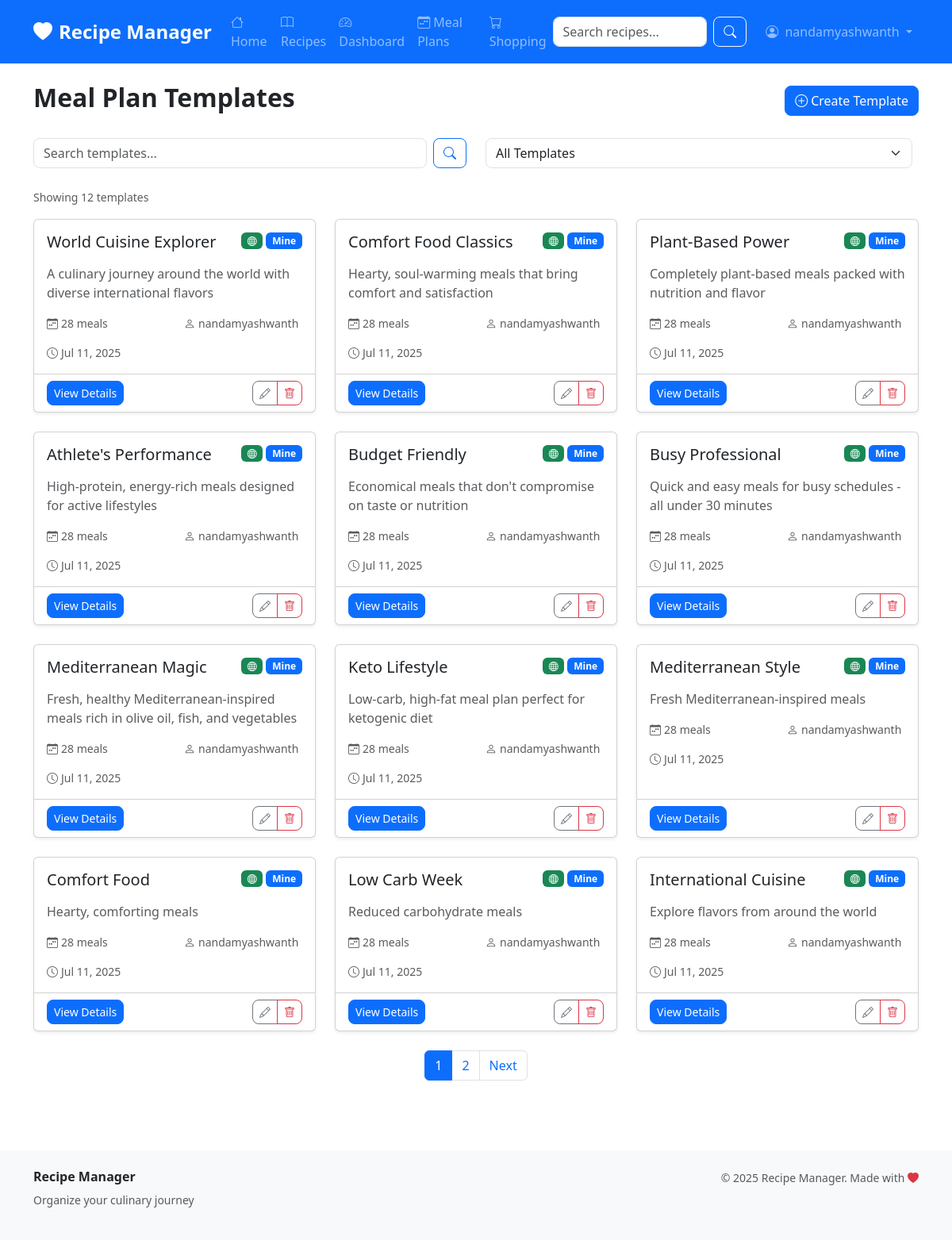
The page /meal-planning/templates/ (signed in) on the database its author committed.
### apps/users/models.py (models this page shows, shortened)
class User(AbstractUser):
    email = models.EmailField(unique=True)
    first_name = models.CharField(max_length=30)
    last_name = models.CharField(max_length=30)
    avatar = models.ImageField(upload_to='avatars/', blank=True, null=True)
    bio = models.TextField(max_length=500, blank=True)
    location = models.CharField(max_length=100, blank=True)
    birth_date = models.DateField(null=True, blank=True)
    dietary_preferences = models.CharField(max_length=200, blank=True)
    cooking_skill_level = models.CharField(
        max_length=20,
        choices=[
            ('beginner', 'Beginner'),
            ('intermediate', 'Intermediate'),
            ('advanced', 'Advanced'),
            ('expert', 'Expert'),
        ],
        default='beginner'
    )

### apps/meal_planning/models.py (models this page shows, shortened)
class MealPlanTemplate(models.Model):
    name = models.CharField(max_length=100)
    description = models.TextField(blank=True)
    user = models.ForeignKey(User, on_delete=models.CASCADE, related_name='meal_templates')
    is_public = models.BooleanField(default=False)
    created_at = models.DateTimeField(auto_now_add=True)
    class Meta:
        ordering = ['-created_at']

### apps/meal_planning/views.py (the view)
# urls.py: path('templates/', views.MealPlanTemplateListView.as_view(), name='templates'),
class MealPlanTemplateListView(LoginRequiredMixin, ListView):
    model = MealPlanTemplate
    template_name = 'meal_planning/template_list.html'
    context_object_name = 'templates'
    paginate_by = 12
    def get_queryset(self):
        queryset = MealPlanTemplate.objects.filter(
            Q(user=self.request.user) | Q(is_public=True)
        ).select_related('user').prefetch_related('items__recipe__category').annotate(
            meal_count=Count('items')
        ).order_by('-created_at')
        search_query = self.request.GET.get('search')
        if search_query:
            queryset = queryset.filter(
                Q(name__icontains=search_query) |
                Q(description__icontains=search_query)
            )
        category_filter = self.request.GET.get('category')
        if category_filter:
            if category_filter == 'mine':
                queryset = queryset.filter(user=self.request.user)
            elif category_filter == 'public':
                queryset = queryset.filter(is_public=True).exclude(user=self.request.user)
        return queryset
    def get_context_data(self, **kwargs):
        context = super().get_context_data(**kwargs)
        context['search_query'] = self.request.GET.get('search', '')
        context['category_filter'] = self.request.GET.get('category', '')
        return context

### templates/meal_planning/template_list.html (shortened to what this page needs)
{% extends 'base.html' %}
{% load static %}
{% block content %}
<div class="container">
    <div class="row">
        <div class="col-12">
            <div class="d-flex justify-content-between align-items-center mb-4">
                <h2 class="fw-bold">Meal Plan Templates</h2>
                <a href="{% url 'meal_planning:template_create' %}" class="btn btn-primary">
                    <i class="bi bi-plus-circle me-1"></i>Create Template
                </a>
            </div>
            <div class="row mb-4">
                <div class="col-md-6">
                    <form method="GET" class="d-flex">
                        <input type="text" name="search" class="form-control me-2"
                               placeholder="Search templates..." value="{{ search_query }}">
                        <button type="submit" class="btn btn-outline-primary">
                            <i class="bi bi-search"></i>
                        </button>
                    </form>
                </div>
                <div class="col-md-6">
                    <form method="GET" class="d-flex">
                        <select name="category" class="form-select me-2" onchange="this.form.submit()">
                            <option value="">All Templates</option>
                        </select>
                    </form>
                </div>
            </div>
            <div class="mb-3">
                <small class="text-muted">
                    {% if search_query or category_filter %}
                        Filtered results: {{ templates|length }} template{{ templates|length|pluralize }}
                    {% else %}
                        Showing {{ templates|length }} template{{ templates|length|pluralize }}
                    {% endif %}
                </small>
            </div>
            {% if templates %}
                <div class="row g-4">
                    {% for template in templates %}
                        <div class="col-md-6 col-lg-4">
                            <div class="card h-100 shadow-sm">
                                <div class="card-body">
                                    <div class="d-flex justify-content-between align-items-start mb-2">
                                        <h5 class="card-title">{{ template.name }}</h5>
                                        <div class="d-flex gap-1">
                                            {% if template.is_public %}
                                                <span class="badge bg-success">
                                                    <i class="bi bi-globe"></i>
                                                </span>
                                            {% else %}
                                                <span class="badge bg-secondary">
                                                    <i class="bi bi-lock"></i>
                                                </span>
                                            {% endif %}
                                            {% if template.user == user %}
                                                <span class="badge bg-primary">Mine</span>
                                            {% endif %}
                                        </div>
                                    </div>
                                    <p class="card-text text-muted">{{ template.description|truncatechars:100 }}</p>
                                    <div class="row small text-muted mb-3">
                                        <div class="col-6">
                                            <i class="bi bi-calendar-week me-1"></i>{{ template.meal_count }} meals
                                        </div>
                                        <div class="col-6">
                                            <i class="bi bi-person me-1"></i>{{ template.user.username }}
                                        </div>
                                    </div>
                                    <div class="small text-muted">
                                        <i class="bi bi-clock me-1"></i>{{ template.created_at|date:"M d, Y" }}
                                    </div>
                                </div>
                                <div class="card-footer bg-transparent">
                                    <div class="d-flex justify-content-between align-items-center">
                                        <a href="{% url 'meal_planning:template_detail' template.pk %}"
                                           class="btn btn-primary btn-sm">
                                            View Details
                                        </a>
                                        <div class="btn-group" role="group">
                                            {% if template.user == user %}
                                                <a href="{% url 'meal_planning:template_edit' template.pk %}"
                                                   class="btn btn-outline-secondary btn-sm">
                                                    <i class="bi bi-pencil"></i>
                                                </a>
                                                <a href="{% url 'meal_planning:template_delete' template.pk %}"
                                                   class="btn btn-outline-danger btn-sm">
                                                    <i class="bi bi-trash"></i>
                                                </a>
                                            {% else %}
                                                <button class="btn btn-outline-success btn-sm"
                                                        onclick="copyTemplate({{ template.pk }})">
                                                    <i class="bi bi-files"></i>
                                                </button>
                                            {% endif %}
                                        </div>
                                    </div>
                                </div>
                            </div>
                        </div>
                    {% endfor %}
                </div>
                {% if is_paginated %}
                    <nav aria-label="Template pagination" class="mt-4">
                        <ul class="pagination justify-content-center">
                            {% for num in page_obj.paginator.page_range %}
                                {% if page_obj.number == num %}
                                    <li class="page-item active">
                                        <span class="page-link">{{ num }}</span>
                                    </li>
                                {% elif num > page_obj.number|add:'-3' and num < page_obj.number|add:'3' %}
                                    <li class="page-item">
                                        <a class="page-link" href="?page={{ num }}{% if search_query %}&search={{ search_query }}{% endif %}{% if category_filter %}&category={{ category_filter }}{% endif %}">{{ num }}</a>
                                    </li>
                                {% endif %}
                            {% endfor %}
                            {% if page_obj.has_next %}
                                <li class="page-item">
                                    <a class="page-link" href="?page={{ page_obj.next_page_number }}{% if search_query %}&search={{ search_query }}{% endif %}{% if category_filter %}&category={{ category_filter }}{% endif %}">Next</a>
                                </li>
                            {% endif %}
                        </ul>
                    </nav>
                {% endif %}
            {% endif %}
        </div>
    </div>
</div>
{% endblock %}

### templates/base.html (shortened to what this page needs)
<!DOCTYPE html>
<html lang="en">
<head>
    <link href="https://cdn.jsdelivr.net/npm/bootstrap@5.3.0/dist/css/bootstrap.min.css" rel="stylesheet">
    <link rel="stylesheet" href="https://cdn.jsdelivr.net/npm/bootstrap-icons@1.11.0/font/bootstrap-icons.css">
    {% load static %}
    <link rel="stylesheet" href="{% static 'css/style.css' %}">
</head>
<body>
    <nav class="navbar navbar-expand-lg navbar-dark bg-primary">
        <div class="container">
            <a class="navbar-brand fw-bold" href="{% url 'core:home' %}">
                <i class="bi bi-heart-fill me-2"></i>Recipe Manager
            </a>
            <div class="collapse navbar-collapse" id="navbarNav">
                <ul class="navbar-nav me-auto">
                    <li class="nav-item">
                        <a class="nav-link" href="{% url 'core:home' %}">
                            <i class="bi bi-house me-1"></i>Home
                        </a>
                    </li>
                    <li class="nav-item">
                        <a class="nav-link" href="{% url 'recipes:list' %}">
                            <i class="bi bi-book me-1"></i>Recipes
                        </a>
                    </li>
                    {% if user.is_authenticated %}
                    <li class="nav-item">
                        <a class="nav-link" href="{% url 'core:dashboard' %}">
                            <i class="bi bi-speedometer2 me-1"></i>Dashboard
                        </a>
                    </li>
                    <li class="nav-item">
                        <a class="nav-link" href="{% url 'meal_planning:calendar' %}">
                            <i class="bi bi-calendar-week me-1"></i>Meal Plans
                        </a>
                    </li>
                    <li class="nav-item">
                        <a class="nav-link" href="{% url 'shopping:lists' %}">
                            <i class="bi bi-cart me-1"></i>Shopping
                        </a>
                    </li>
                    {% endif %}
                </ul>
                <form class="d-flex me-3" method="GET" action="{% url 'recipes:list' %}">
                    <input class="form-control me-2" type="search" name="search" placeholder="Search recipes..."
                           value="{{ request.GET.search }}">
                    <button class="btn btn-outline-light" type="submit">
                        <i class="bi bi-search"></i>
                    </button>
                </form>
                <ul class="navbar-nav">
                    {% if user.is_authenticated %}
                        <li class="nav-item dropdown">
                            <a class="nav-link dropdown-toggle" href="#" role="button" data-bs-toggle="dropdown">
                                {% if user.avatar %}
                                    <img src="{{ user.avatar.url }}" alt="Avatar" class="rounded-circle me-1" width="24" height="24">
                                {% else %}
                                    <i class="bi bi-person-circle me-1"></i>
                                {% endif %}
                                {{ user.first_name|default:user.username }}
                            </a>
                        </li>
                    {% endif %}
                </ul>
            </div>
        </div>
    </nav>
    <main class="py-4">
        {% block content %}{% endblock %}
    </main>
    <footer class="bg-light py-4 mt-5">
        <div class="container">
            <div class="row">
                <div class="col-md-6">
                    <h6 class="fw-bold">Recipe Manager</h6>
                    <p class="text-muted small">Organize your culinary journey</p>
                </div>
                <div class="col-md-6 text-md-end">
                    <p class="text-muted small mb-0">
                        &copy; {% now "Y" %} Recipe Manager. Made with <i class="bi bi-heart-fill text-danger"></i>
                    </p>
                </div>
            </div>
        </div>
    </footer>
</body>
</html>

### static/css/style.css (style rules this page uses)
body { font-family: 'Segoe UI', Tahoma, Geneva, Verdana, sans-serif; }
.navbar-brand { font-size: 1.5rem; }
.card { transition: transform 0.2s ease-in-out; }
.btn { border-radius: 8px; }
.form-control, .form-select { border-radius: 8px; }

### rows shown on the page
User: first_name "nandamyashwanth"
MealPlanTemplate: name "World Cuisine Explorer", is_public True (drawn), shows "Mine", description "A culinary journey around the world with diverse international flavors", meal_count "28", user.username "nandamyashwanth", created_at "Jul 11, 2025"
MealPlanTemplate: name "Comfort Food Classics", is_public True (drawn), shows "Mine", description "Hearty, soul-warming meals that bring comfort and satisfaction", meal_count "28", user.username "nandamyashwanth", created_at "Jul 11, 2025"
MealPlanTemplate: name "Plant-Based Power", is_public True (drawn), shows "Mine", description "Completely plant-based meals packed with nutrition and flavor", meal_count "28", user.username "nandamyashwanth", created_at "Jul 11, 2025"
MealPlanTemplate: name "Athlete's Performance", is_public True (drawn), shows "Mine", description "High-protein, energy-rich meals designed for active lifestyles", meal_count "28", user.username "nandamyashwanth", created_at "Jul 11, 2025"
MealPlanTemplate: name "Budget Friendly", is_public True (drawn), shows "Mine", description "Economical meals that don't compromise on taste or nutrition", meal_count "28", user.username "nandamyashwanth", created_at "Jul 11, 2025"
MealPlanTemplate: name "Busy Professional", is_public True (drawn), shows "Mine", description "Quick and easy meals for busy schedules - all under 30 minutes", meal_count "28", user.username "nandamyashwanth", created_at "Jul 11, 2025"
MealPlanTemplate: name "Mediterranean Magic", is_public True (drawn), shows "Mine", description "Fresh, healthy Mediterranean-inspired meals rich in olive oil, fish, and vegetables", meal_count "28", user.username "nandamyashwanth", created_at "Jul 11, 2025"
MealPlanTemplate: name "Keto Lifestyle", is_public True (drawn), shows "Mine", description "Low-carb, high-fat meal plan perfect for ketogenic diet", meal_count "28", user.username "nandamyashwanth", created_at "Jul 11, 2025"
MealPlanTemplate: name "Mediterranean Style", is_public True (drawn), shows "Mine", description "Fresh Mediterranean-inspired meals", meal_count "28", user.username "nandamyashwanth", created_at "Jul 11, 2025"
MealPlanTemplate: name "Comfort Food", is_public True (drawn), shows "Mine", description "Hearty, comforting meals", meal_count "28", user.username "nandamyashwanth", created_at "Jul 11, 2025"
MealPlanTemplate: name "Low Carb Week", is_public True (drawn), shows "Mine", description "Reduced carbohydrate meals", meal_count "28", user.username "nandamyashwanth", created_at "Jul 11, 2025"
MealPlanTemplate: name "International Cuisine", is_public True (drawn), shows "Mine", description "Explore flavors from around the world", meal_count "28", user.username "nandamyashwanth", created_at "Jul 11, 2025"

### other values the page prints
{{ templates|length }} "12"
{{ num }} "1"
{{ num }} "2"
